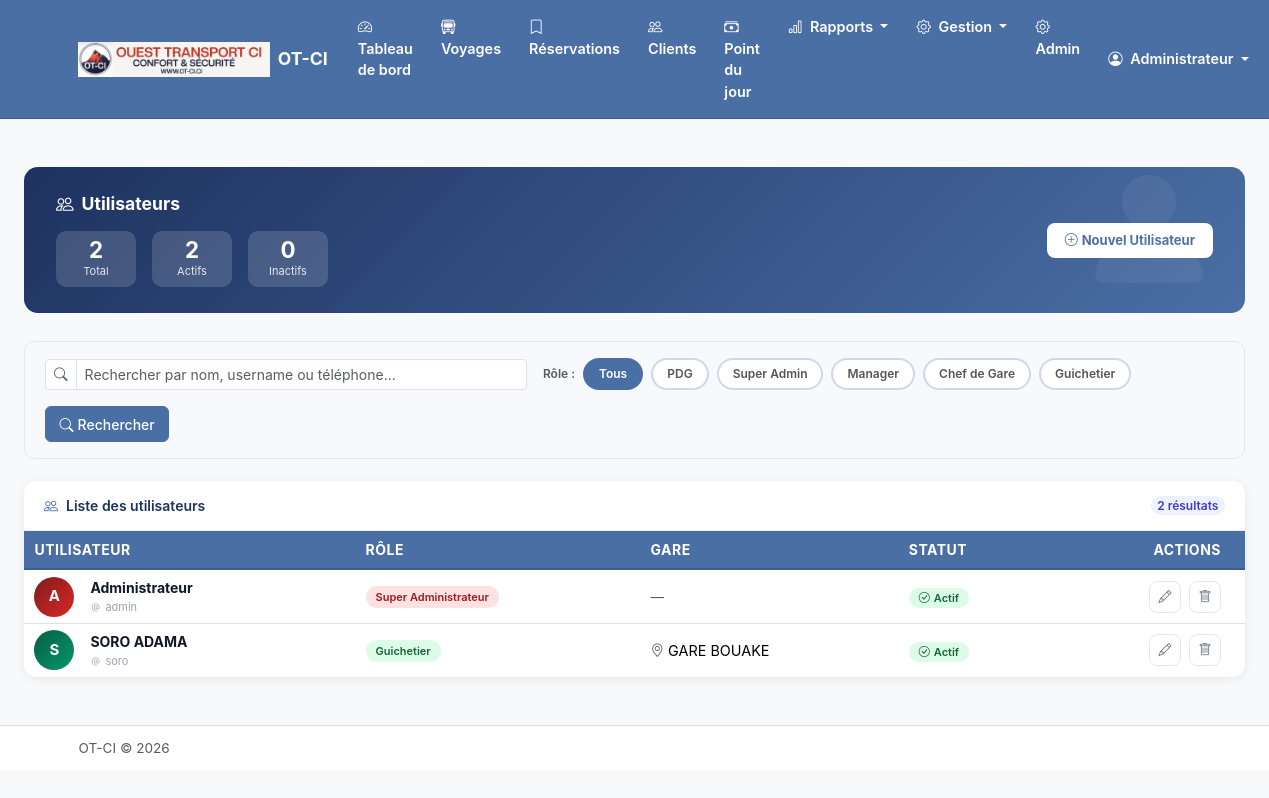
The page /personnel/utilisateurs/ (signed in) on the database its author committed.
### apps/compagnie/models.py (models this page shows, shortened)
class Compagnie(models.Model):
    nom = models.CharField(max_length=200, verbose_name="Nom de la compagnie")
    logo = models.ImageField(
        upload_to='logos/',
        blank=True,
        null=True,
        verbose_name="Logo"
    )
    nom_pdg = models.CharField(max_length=200, verbose_name="Nom du PDG")
    adresse = models.TextField(blank=True, verbose_name="Adresse")
    telephone = models.CharField(max_length=20, blank=True, verbose_name="Téléphone")
    email = models.EmailField(blank=True, verbose_name="Email")
    utiliser_souche = models.BooleanField(
        default=False,
        verbose_name="Imprimer avec souche",
        help_text="Si activé, chaque ticket payé sera imprimé avec une souche détachable pour la compagnie"
    )
    date_creation = models.DateTimeField(auto_now_add=True)
    date_modification = models.DateTimeField(auto_now=True)
    class Meta:
        verbose_name = "Compagnie"
        verbose_name_plural = "Compagnie"
    @classmethod
    def get_instance(cls):
        return cls.objects.first()

### apps/personnel/models.py (models this page shows, shortened)
class Utilisateur(AbstractUser):
    ROLE_CHOICES = [
        ('pdg', 'PDG'),
        ('super_admin', 'Super Administrateur'),
        ('manager', 'Manager'),
        ('chef_gare', 'Chef de Gare'),
        ('guichetier', 'Guichetier'),
    ]
    nom_complet = models.CharField(max_length=200, verbose_name="Nom complet")
    telephone = models.CharField(max_length=20, blank=True, verbose_name="Téléphone")
    role = models.CharField(
        max_length=20,
        choices=ROLE_CHOICES,
        default='guichetier',
        verbose_name="Rôle"
    )
    gare = models.ForeignKey(
        'gares.Gare',
        on_delete=models.SET_NULL,
        null=True,
        blank=True,
        related_name='utilisateurs',
        verbose_name="Gare"
    )
    actif = models.BooleanField(default=True, verbose_name="Actif")
    date_creation = models.DateTimeField(auto_now_add=True)
    date_modification = models.DateTimeField(auto_now=True)
    objects = UtilisateurManager()
    EMAIL_FIELD = 'email'
    USERNAME_FIELD = 'username'
    REQUIRED_FIELDS = ['nom_complet']
    class Meta:
        verbose_name = "Utilisateur"
        verbose_name_plural = "Utilisateurs"
        ordering = ['nom_complet']
    @property
    def is_super_admin(self):
        return self.role == 'super_admin'
    @property
    def has_global_access(self):
        return self.role in ['pdg', 'super_admin', 'manager']

### apps/gares/models.py (models this page shows, shortened)
class Gare(models.Model):
    nom = models.CharField(max_length=200, verbose_name="Nom de la gare")
    code = models.CharField(
        max_length=10,
        unique=True,
        verbose_name="Code",
        help_text="Code unique pour la numérotation des tickets (ex: CKY, KND)"
    )
    ville = models.CharField(max_length=100, verbose_name="Ville")
    adresse = models.TextField(blank=True, verbose_name="Adresse")
    telephone = models.CharField(max_length=20, blank=True, verbose_name="Téléphone")
    compagnie = models.ForeignKey(
        'compagnie.Compagnie',
        on_delete=models.CASCADE,
        related_name='gares',
        verbose_name="Compagnie"
    )
    active = models.BooleanField(default=True, verbose_name="Active")
    date_creation = models.DateTimeField(auto_now_add=True)
    date_modification = models.DateTimeField(auto_now=True)
    dernier_numero_ticket = models.PositiveIntegerField(
        default=0,
        verbose_name="Dernier numéro de ticket"
    )
    mois_dernier_ticket = models.CharField(
        max_length=6,
        blank=True,
        default='',
        verbose_name="Mois du dernier ticket",
        help_text="Format YYYYMM pour la réinitialisation mensuelle"
    )
    class Meta:
        verbose_name = "Gare"
        verbose_name_plural = "Gares"
        ordering = ['nom']

### apps/personnel/views.py (the view)
# urls.py: path('utilisateurs/', views.UtilisateurListView.as_view(), name='utilisateur_list'),
class UtilisateurListView(AdminRequiredMixin, ListView):
    model = Utilisateur
    template_name = 'personnel/utilisateur_list.html'
    context_object_name = 'utilisateurs'
    def get_queryset(self):
        queryset = super().get_queryset()
        search = self.request.GET.get('q')
        role   = self.request.GET.get('role', 'tous')
        if search:
            queryset = queryset.filter(
                Q(nom_complet__icontains=search) |
                Q(username__icontains=search) |
                Q(telephone__icontains=search)
            )
        if role != 'tous':
            queryset = queryset.filter(role=role)
        return queryset.select_related('gare').order_by('nom_complet')
    def get_context_data(self, **kwargs):
        context = super().get_context_data(**kwargs)
        context['search_query'] = self.request.GET.get('q', '')
        context['role_filtre']  = self.request.GET.get('role', 'tous')
        context['nb_total']     = Utilisateur.objects.count()
        context['nb_actifs']    = Utilisateur.objects.filter(actif=True).count()
        context['nb_inactifs']  = Utilisateur.objects.filter(actif=False).count()
        return context

### templates/personnel/utilisateur_list.html (shortened to what this page needs)
{% extends 'base.html' %}
{% block content %}
<div class="container-fluid py-4 px-4">
  <div class="page-header d-flex justify-content-between align-items-center flex-wrap gap-3">
    <div>
      <h4><i class="bi bi-people me-2"></i>Utilisateurs</h4>
      <div class="d-flex gap-3 mt-3 flex-wrap">
        <div class="header-stat">
          <div class="hs-val">{{ nb_total }}</div>
          <div class="hs-lbl">Total</div>
        </div>
        <div class="header-stat">
          <div class="hs-val">{{ nb_actifs }}</div>
          <div class="hs-lbl">Actifs</div>
        </div>
        <div class="header-stat">
          <div class="hs-val">{{ nb_inactifs }}</div>
          <div class="hs-lbl">Inactifs</div>
        </div>
      </div>
    </div>
    <a href="{% url 'personnel:utilisateur_create' %}" class="btn-new">
      <i class="bi bi-plus-circle me-1"></i>Nouvel Utilisateur
    </a>
  </div>
  <div class="filter-zone">
    <form method="get" class="row g-3 align-items-center">
      <div class="col-md-5">
        <div class="input-group input-group-sm">
          <span class="input-group-text bg-white"><i class="bi bi-search text-muted"></i></span>
          <input type="text" name="q" class="form-control"
                 placeholder="Rechercher par nom, username ou téléphone..."
                 value="{{ search_query }}">
        </div>
      </div>
      <div class="col-auto d-flex gap-2 flex-wrap align-items-center">
        <span class="text-muted fw-semibold" style="font-size:12px">Rôle :</span>
        <a href="?q={{ search_query }}&role=tous"
           class="role-pill {% if role_filtre == 'tous' %}active{% endif %}">Tous</a>
        <a href="?q={{ search_query }}&role=pdg"
           class="role-pill {% if role_filtre == 'pdg' %}active{% endif %}">PDG</a>
        <a href="?q={{ search_query }}&role=super_admin"
           class="role-pill {% if role_filtre == 'super_admin' %}active{% endif %}">Super Admin</a>
        <a href="?q={{ search_query }}&role=manager"
           class="role-pill {% if role_filtre == 'manager' %}active{% endif %}">Manager</a>
        <a href="?q={{ search_query }}&role=chef_gare"
           class="role-pill {% if role_filtre == 'chef_gare' %}active{% endif %}">Chef de Gare</a>
        <a href="?q={{ search_query }}&role=guichetier"
           class="role-pill {% if role_filtre == 'guichetier' %}active{% endif %}">Guichetier</a>
      </div>
      <div class="col-auto">
        <button type="submit" class="btn btn-primary btn-sm">
          <i class="bi bi-search me-1"></i>Rechercher
        </button>
      </div>
    </form>
  </div>
  <div class="users-card">
    <div class="table-header">
      <span><i class="bi bi-people me-2" style="color:var(--color-accent)"></i>Liste des utilisateurs</span>
      <span class="badge rounded-pill" style="background:#eef2ff;color:#4338ca;font-size:12px;font-weight:600">
        {{ utilisateurs|length }} résultat{{ utilisateurs|length|pluralize }}
      </span>
    </div>
    {% if utilisateurs %}
    <div class="table-responsive">
      <table class="table u-table mb-0">
        <thead>
          <tr>
            <th>Utilisateur</th>
            <th>Rôle</th>
            <th>Gare</th>
            <th>Statut</th>
            <th class="text-end pe-4">Actions</th>
          </tr>
        </thead>
        <tbody>
          {% for user in utilisateurs %}
          <tr>
            <td>
              <div class="d-flex align-items-center gap-3">
                <div class="u-avatar av-{{ user.role }}">
                  {{ user.nom_complet|slice:":1"|upper }}
                </div>
                <div>
                  <div class="u-name">{{ user.nom_complet }}</div>
                  <div class="u-sub"><i class="bi bi-at me-1"></i>{{ user.username }}</div>
                </div>
              </div>
            </td>
            <td>
              <span class="role-badge role-{{ user.role }}">{{ user.get_role_display }}</span>
            </td>
            <td>
              {% if user.gare %}
                <i class="bi bi-geo-alt me-1 text-muted"></i>{{ user.gare.nom }}
              {% else %}
                <span class="text-muted">—</span>
              {% endif %}
            </td>
            <td>
              {% if user.actif %}
                <span class="badge-actif"><i class="bi bi-check-circle me-1"></i>Actif</span>
              {% else %}
                <span class="badge-inactif"><i class="bi bi-pause-circle me-1"></i>Inactif</span>
              {% endif %}
            </td>
            <td class="text-end pe-4">
              <div class="d-flex gap-2 justify-content-end">
                <a href="{% url 'personnel:utilisateur_update' user.pk %}"
                   class="btn-action edit" title="Modifier">
                  <i class="bi bi-pencil"></i>
                </a>
                <a href="{% url 'personnel:utilisateur_delete' user.pk %}"
                   class="btn-action del" title="Supprimer">
                  <i class="bi bi-trash"></i>
                </a>
              </div>
            </td>
          </tr>
          {% endfor %}
        </tbody>
      </table>
    </div>
    {% endif %}
  </div>
</div>
{% endblock %}

### templates/base.html (shortened to what this page needs)
{% load static %}
<!DOCTYPE html>
<html lang="fr">
<head>
    <link href="https://cdn.jsdelivr.net/npm/bootstrap@5.3.2/dist/css/bootstrap.min.css" rel="stylesheet">
    <link href="https://cdn.jsdelivr.net/npm/bootstrap-icons@1.11.1/font/bootstrap-icons.css" rel="stylesheet">
    <link href="{% static 'css/custom.css' %}" rel="stylesheet">
</head>
<body>
    <nav class="navbar navbar-expand-lg navbar-dark sticky-top">
        <div class="container">
            <a class="navbar-brand d-flex align-items-center" href="{% url 'guichet:dashboard' %}">
                {% if compagnie and compagnie.logo %}
                    <img src="{{ compagnie.logo.url }}" alt="Logo" height="35" class="me-2">
                {% endif %}
                <span>{% if compagnie %}{{ compagnie.nom }}{% else %}Gestion Billetterie{% endif %}</span>
            </a>
            <div class="collapse navbar-collapse" id="navbarNav">
                {% if user.is_authenticated %}
                <ul class="navbar-nav me-auto">
                    <li class="nav-item">
                        <a class="nav-link {% if request.resolver_match.url_name == 'dashboard' %}active{% endif %}"
                           href="{% url 'guichet:dashboard' %}">
                            <i class="bi bi-speedometer2 me-1"></i> Tableau de bord
                        </a>
                    </li>
                    <li class="nav-item">
                        <a class="nav-link {% if request.resolver_match.url_name == 'voyage_list' %}active{% endif %}"
                           href="{% url 'guichet:voyage_list' %}">
                            <i class="bi bi-bus-front me-1"></i> Voyages
                        </a>
                    </li>
                    <li class="nav-item">
                        <a class="nav-link {% if request.resolver_match.url_name == 'reservations' %}active{% endif %}"
                           href="{% url 'guichet:reservations' %}">
                            <i class="bi bi-bookmark me-1"></i> Réservations
                        </a>
                    </li>
                    <li class="nav-item">
                        <a class="nav-link {% if 'clients' in request.path %}active{% endif %}"
                           href="{% url 'clients:client_list' %}">
                            <i class="bi bi-people me-1"></i> Clients
                        </a>
                    </li>
                    <li class="nav-item">
                        <a class="nav-link {% if 'comptabilite' in request.path %}active{% endif %}"
                           href="{% url 'comptabilite:point_journalier' %}">
                            <i class="bi bi-cash-stack me-1"></i> Point du jour
                        </a>
                    </li>
                    <li class="nav-item dropdown">
                        <a class="nav-link dropdown-toggle" href="#" data-bs-toggle="dropdown">
                            <i class="bi bi-bar-chart me-1"></i> Rapports
                        </a>
                    </li>
                    <li class="nav-item dropdown">
                        <a class="nav-link dropdown-toggle" href="#" data-bs-toggle="dropdown">
                            <i class="bi bi-gear me-1"></i> Gestion
                        </a>
                    </li>
                    {% if user.is_superuser %}
                    <li class="nav-item">
                        <a class="nav-link" href="{% url 'admin:index' %}">
                            <i class="bi bi-gear me-1"></i> Admin
                        </a>
                    </li>
                    {% endif %}
                </ul>
                <ul class="navbar-nav">
                    <li class="nav-item dropdown">
                        <a class="nav-link dropdown-toggle" href="#" data-bs-toggle="dropdown">
                            <i class="bi bi-person-circle me-1"></i>
                            {{ user.nom_complet|default:user.username }}
                        </a>
                    </li>
                </ul>
                {% endif %}
            </div>
        </div>
    </nav>
    <main class="py-4">
        {% block content %}{% endblock %}
    </main>
    <footer class="py-3 mt-auto border-top bg-white">
        <div class="container">
            <div class="d-flex justify-content-between align-items-center">
                <span class="text-muted">
                    {% if compagnie %}{{ compagnie.nom }}{% else %}Gestion Billetterie{% endif %} &copy; {% now "Y" %}
                </span>
            </div>
        </div>
    </footer>
</body>
</html>

### rows shown on the page
Compagnie: logo (picture), nom "OT-CI"
Utilisateur: nom_complet "Administrateur", nom_complet "A", username "admin", role "Super Administrateur", actif True (drawn)
Utilisateur: nom_complet "S", nom_complet "SORO ADAMA", username "soro", role "Guichetier", gare.nom "GARE BOUAKE", actif True (drawn)

### other values the page prints
{{ nb_total }} "2"
{{ nb_actifs }} "2"
{{ nb_inactifs }} "0"
{{ utilisateurs|length }} "2"
